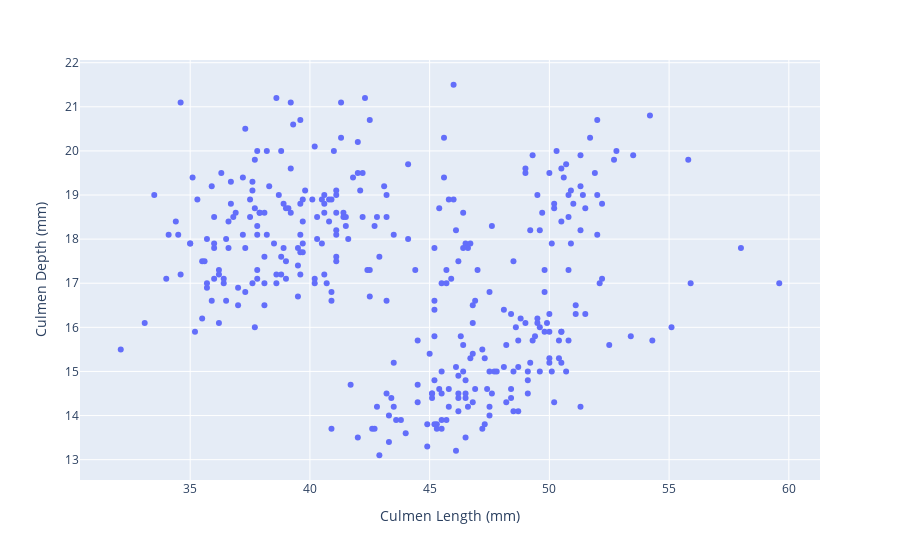

Write notebook code for a chart like this one.
### Code cell
fig = px.scatter(df , x = 'Culmen Length (mm)' , y = 'Culmen Depth (mm)' )
fig

### Figure 1 — Plotly figure (JSON) as saved in the notebook; plotly's stock layout.template omitted (floating-point values rounded to 4 significant figures; data arrays with more than 128 entries replaced by an {"elided": "..."} marker saying what was removed)
{"data": [{"hovertemplate": "Culmen Length (mm)=%{x}<br>Culmen Depth (mm)=%{y}<extra></extra>", "legendgroup": "", "marker": {"color": "#636efa", "symbol": "circle"}, "mode": "markers", "name": "", "orientation": "v", "showlegend": false, "type": "scatter", "x": {"elided": "344 float values"}, "xaxis": "x", "y": {"elided": "344 float values"}, "yaxis": "y"}], "layout": {"legend": {"tracegroupgap": 0}, "margin": {"t": 60}, "xaxis": {"anchor": "y", "domain": [0, 1], "title": {"text": "Culmen Length (mm)"}}, "yaxis": {"anchor": "x", "domain": [0, 1], "title": {"text": "Culmen Depth (mm)"}}}}
